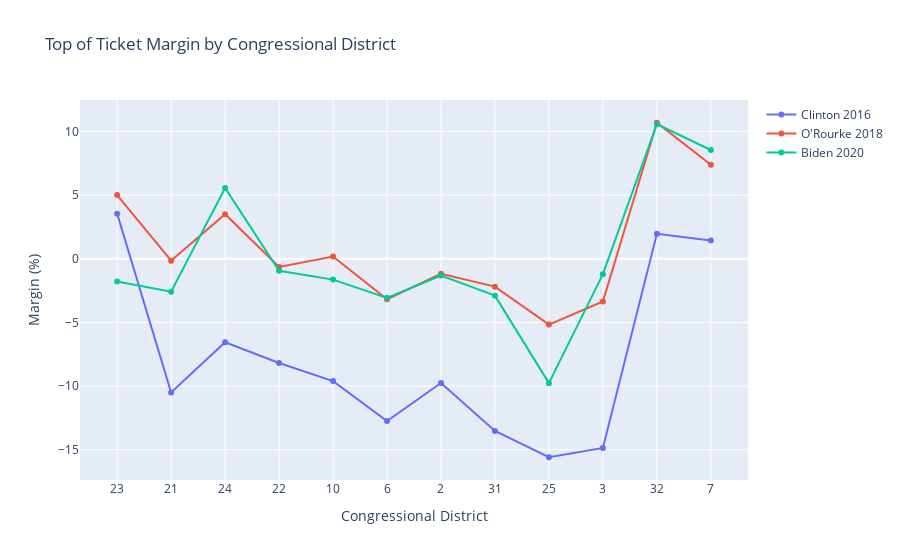

Write notebook code for a chart like this one.
### Markdown cell above
# IV. 2016,2018,2020 Top of Ticket

### Code cell
fig = go.Figure()
fig.add_trace(go.Scatter(x=data['CD'], y=data['2016 PRES'],
                    mode='lines+markers',
                    name='Clinton 2016'))
fig.add_trace(go.Scatter(x=data['CD'], y=data['2018 SEN'],
                    mode='lines+markers',
                    name="O'Rourke 2018"))
fig.add_trace(go.Scatter(x=data['CD'], y=data['2020 PRES'],
                    mode='lines+markers',
                    name="Biden 2020"))
fig.update_xaxes(type='category',title_text='Congressional District')
fig.update_yaxes(title_text='Margin (%)')
fig.update_layout(title='Top of Ticket Margin by Congressional District')
fig.show()
fig.write_html("plot4.html")

### Figure 1 — Plotly figure (JSON) as saved in the notebook; plotly's stock layout.template omitted (floating-point values rounded to 4 significant figures)
{"data": [{"mode": "lines+markers", "name": "Clinton 2016", "type": "scatter", "x": ["23", "21", "24", "22", "10", "6", "2", "31", "25", "3", "32", "7"], "y": ["3.54%", "-10.50%", "-6.56%", "-8.19%", "-9.61%", "-12.74%", "-9.76%", "-13.52%", "-15.59%", "-14.86%", "1.96%", "1.43%"]}, {"mode": "lines+markers", "name": "O'Rourke 2018", "type": "scatter", "x": ["23", "21", "24", "22", "10", "6", "2", "31", "25", "3", "32", "7"], "y": ["5.00%", "-0.15%", "3.50%", "-0.65%", "0.18%", "-3.18%", "-1.18%", "-2.19%", "-5.17%", "-3.36%", "10.68%", "7.38%"]}, {"mode": "lines+markers", "name": "Biden 2020", "type": "scatter", "x": ["23", "21", "24", "22", "10", "6", "2", "31", "25", "3", "32", "7"], "y": ["-1.78%", "-2.59%", "5.55%", "-0.94%", "-1.64%", "-3.07%", "-1.32%", "-2.90%", "-9.77%", "-1.21%", "10.57%", "8.54%"]}], "layout": {"title": {"text": "Top of Ticket Margin by Congressional District"}, "xaxis": {"title": {"text": "Congressional District"}, "type": "category"}, "yaxis": {"title": {"text": "Margin (%)"}}}}
